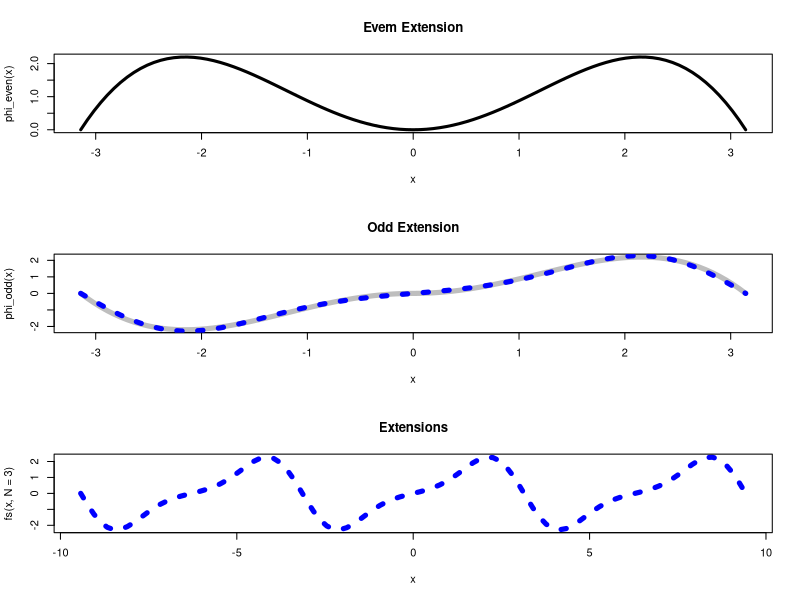
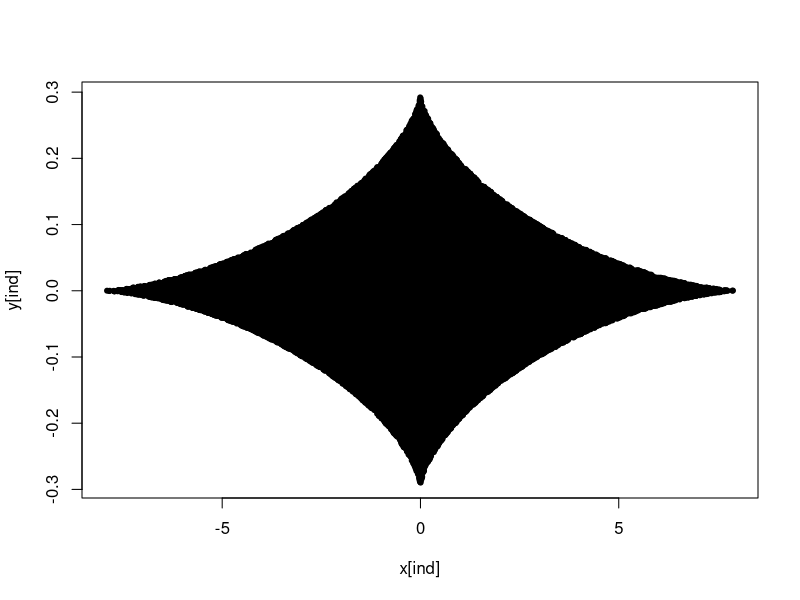

Write R code to recreate these figures, in order.
# 2
phi <- function(x) x^2 * cos(x/2)
phi_even <- function(x) phi(x)
phi_odd <- function(x) ifelse(x > 0, phi(x), -phi(-x))

B <- function(n,d,x) {
  ( cos(d*x) * (2-(d*d*x*x)) + 2*(d*x)*sin(d*x) ) / (d^3 * 2*pi)
}

bn <- function(n) {
  a <- .5 + n
  b <- .5 - n
  B(n,a,-pi) - B(n,b,-pi) - B(n,a,0) + B(n,b,0) +
  B(n,a,pi) - B(n,b,pi) - B(n,a,0) + B(n,b,0)
}

fs <- function(x,N=1e5) {
  n <- 1:N
  #Bn <- bn(n)
  a <- .5 + n
  b <- .5 - n
  Bn <- 2*( (a^-2 - b^-2)*(-1)^n - (a^-3 - b^-3)/pi )

  if (length(x) == 1) {
    sum( Bn * sin(n*x) )
  } else {
    J <- length(x)
    apply(matrix(1:J),1,function(j)
      sum( Bn * sin(n*x[j]) )
    )
  }
}


par(mfrow=c(3,1))
curve(phi_even(x),from=-pi,to=pi,main="Evem Extension",lwd=3)
curve(phi_odd(x),from=-pi,to=pi,main="Odd Extension",lwd=5,col="grey")
curve(fs(x,N=3),add=T,col="blue",lwd=5,lty=3)
curve(fs(x,N=3),from=-3*pi,to=3*pi,col="blue",lwd=5,lty=3,main="Extensions")
par(mfrow=c(1,1))

#1 
#x^(2/3) + 9y^(2/3) = 4
B <- 1e6
x <- runif(B,-10,10)
y <- runif(B,-1,1)

ind <- which( (x^2)^(1/3) + 9*(y^2)^(1/3) <= 4 )
# ((4 - (x^2)^(1/3)) / 9)^(3/2)
plot(x[ind],y[ind],pch=20)
# https://www.desmos.com/calculator

#5
z <- 13/20
5*z ^5 +z^2 + z
